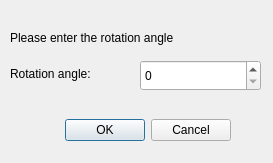
<?xml version="1.0" encoding="UTF-8"?>
<ui version="4.0">
 <class>centerDialog</class>
 <widget class="QDialog" name="centerDialog">
  <property name="geometry">
   <rect>
    <x>0</x>
    <y>0</y>
    <width>273</width>
    <height>163</height>
   </rect>
  </property>
  <property name="windowTitle">
   <string>Dialog</string>
  </property>
  <widget class="QDialogButtonBox" name="buttonBox">
   <property name="geometry">
    <rect>
     <x>30</x>
     <y>110</y>
     <width>201</width>
     <height>41</height>
    </rect>
   </property>
   <property name="orientation">
    <enum>Qt::Horizontal</enum>
   </property>
   <property name="standardButtons">
    <set>QDialogButtonBox::Cancel|QDialogButtonBox::Ok</set>
   </property>
  </widget>
  <widget class="QSpinBox" name="spinBox">
   <property name="geometry">
    <rect>
     <x>140</x>
     <y>60</y>
     <width>121</width>
     <height>31</height>
    </rect>
   </property>
  </widget>
  <widget class="QLabel" name="label">
   <property name="geometry">
    <rect>
     <x>10</x>
     <y>30</y>
     <width>261</width>
     <height>16</height>
    </rect>
   </property>
   <property name="text">
    <string>Please enter the rotation angle</string>
   </property>
  </widget>
  <widget class="QLabel" name="label_2">
   <property name="geometry">
    <rect>
     <x>10</x>
     <y>66</y>
     <width>121</width>
     <height>16</height>
    </rect>
   </property>
   <property name="text">
    <string>Rotation angle:</string>
   </property>
  </widget>
 </widget>
 <resources/>
 <connections>
  <connection>
   <sender>buttonBox</sender>
   <signal>accepted()</signal>
   <receiver>centerDialog</receiver>
   <slot>accept()</slot>
   <hints>
    <hint type="sourcelabel">
     <x>248</x>
     <y>254</y>
    </hint>
    <hint type="destinationlabel">
     <x>157</x>
     <y>274</y>
    </hint>
   </hints>
  </connection>
  <connection>
   <sender>buttonBox</sender>
   <signal>rejected()</signal>
   <receiver>centerDialog</receiver>
   <slot>reject()</slot>
   <hints>
    <hint type="sourcelabel">
     <x>316</x>
     <y>260</y>
    </hint>
    <hint type="destinationlabel">
     <x>286</x>
     <y>274</y>
    </hint>
   </hints>
  </connection>
 </connections>
</ui>
